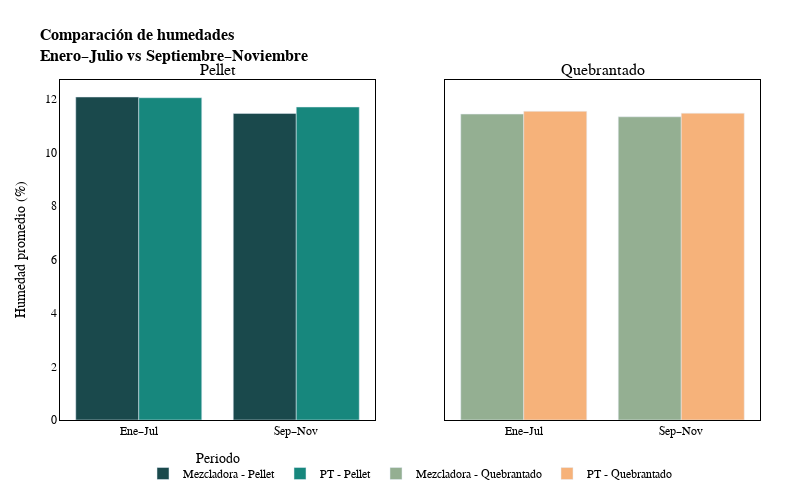

Source (notebook cell):
### Code cell
# Paleta corporativa (misma de antes)
CORPORATE_COLORS = [
    "#1A494C",  # 0
    "#17877D",  # 1
    "#94AF92",  # 2
    "#F6B27A",  # 3
    "#F18F01",  # 4
    "#E4572E",  # 5
    "#6C757D",  # 6
    "#343A40",  # 7
    "#A3CED0",  # 8
]

# Definimos periodos
meses_ene_jul = ["enero", "febrero", "marzo", "abril", "mayo", "junio", "julio"]
meses_sep_nov = ["septiembre", "octubre", "noviembre"]

def resumen_periodos(df_etapa: pd.DataFrame) -> pd.DataFrame:
    df = df_etapa.copy()
    df["periodo"] = np.where(
        df["mes"].isin(meses_ene_jul), "Ene–Jul",
        np.where(df["mes"].isin(meses_sep_nov), "Sep–Nov", np.nan)
    )
    df = df[df["periodo"].notna()]
    # Promedio de humedades por periodo
    resumen = (
        df.groupby("periodo")[["humedad_mezcladora", "humedad_pt"]]
          .mean()
          .reindex(["Ene–Jul", "Sep–Nov"])
    )
    return resumen

# Filtrar por etapa
df_pellet_plot = df_all[df_all["etapa"] == "pellet"]
df_queb_plot   = df_all[df_all["etapa"] == "quebrantado"]

res_pellet = resumen_periodos(df_pellet_plot)
res_queb   = resumen_periodos(df_queb_plot)

# ---------- Figura con subplots 1x2 ----------
fig = make_subplots(
    rows=1,
    cols=2,
    shared_yaxes=True,
    subplot_titles=("Pellet", "Quebrantado"),
)

periodos = ["Ene–Jul", "Sep–Nov"]

# ----- Subplot 1: Pellet -----
fig.add_trace(
    go.Bar(
        x=periodos,
        y=res_pellet["humedad_mezcladora"],
        name="Mezcladora - Pellet",
        marker=dict(color=CORPORATE_COLORS[0]),
    ),
    row=1, col=1
)

fig.add_trace(
    go.Bar(
        x=periodos,
        y=res_pellet["humedad_pt"],
        name="PT - Pellet",
        marker=dict(color=CORPORATE_COLORS[1]),
    ),
    row=1, col=1
)

# ----- Subplot 2: Quebrantado -----
fig.add_trace(
    go.Bar(
        x=periodos,
        y=res_queb["humedad_mezcladora"],
        name="Mezcladora - Quebrantado",
        marker=dict(color=CORPORATE_COLORS[2]),
    ),
    row=1, col=2
)

fig.add_trace(
    go.Bar(
        x=periodos,
        y=res_queb["humedad_pt"],
        name="PT - Quebrantado",
        marker=dict(color=CORPORATE_COLORS[3]),
    ),
    row=1, col=2
)

# ---------- Estilo corporativo ----------
fig.update_layout(
    title="<b>Comparación de humedades<br>Enero–Julio vs Septiembre–Noviembre</b>",
    xaxis_title="Periodo",
    yaxis_title="Humedad promedio (%)",
    plot_bgcolor="white",
    paper_bgcolor="white",
    width=800,
    height=500,
    barmode="group",
    font=dict(
        family="Arial",
        size=12,
        color="black",
    ),
    title_font=dict(
        family="Arial",
        size=16,
        color="black",
    ),
    legend=dict(
        orientation="h",
        yanchor="bottom",
        y=-0.2,
        xanchor="center",
        x=0.5,
        font=dict(color="black"),
    ),
    margin=dict(l=60, r=40, t=80, b=80),
)

# Recuadro negro en todos los ejes
fig.update_xaxes(
    showline=True,
    linecolor="black",
    mirror=True,
    tickfont=dict(color="black"),
    titlefont=dict(color="black"),
)
fig.update_yaxes(
    showline=True,
    linecolor="black",
    mirror=True,
    zeroline=False,
    tickfont=dict(color="black"),
    titlefont=dict(color="black"),
)

fig.show()
s3.save_plotly_html(fig, "humedades_pellet_quebrantado_subplot.html")

### Figure 1 — Plotly figure (JSON) as saved in the notebook; plotly's stock layout.template omitted (floating-point values rounded to 4 significant figures)
{"data": [{"marker": {"color": "#1A494C"}, "name": "Mezcladora - Pellet", "type": "bar", "x": ["Ene–Jul", "Sep–Nov"], "xaxis": "x", "y": [12.08, 11.46], "yaxis": "y"}, {"marker": {"color": "#17877D"}, "name": "PT - Pellet", "type": "bar", "x": ["Ene–Jul", "Sep–Nov"], "xaxis": "x", "y": [12.05, 11.7], "yaxis": "y"}, {"marker": {"color": "#94AF92"}, "name": "Mezcladora - Quebrantado", "type": "bar", "x": ["Ene–Jul", "Sep–Nov"], "xaxis": "x2", "y": [11.44, 11.34], "yaxis": "y2"}, {"marker": {"color": "#F6B27A"}, "name": "PT - Quebrantado", "type": "bar", "x": ["Ene–Jul", "Sep–Nov"], "xaxis": "x2", "y": [11.54, 11.47], "yaxis": "y2"}], "layout": {"annotations": [{"font": {"size": 16}, "showarrow": false, "text": "Pellet", "x": 0.225, "xanchor": "center", "xref": "paper", "y": 1, "yanchor": "bottom", "yref": "paper"}, {"font": {"size": 16}, "showarrow": false, "text": "Quebrantado", "x": 0.775, "xanchor": "center", "xref": "paper", "y": 1, "yanchor": "bottom", "yref": "paper"}], "barmode": "group", "font": {"color": "black", "family": "Arial", "size": 12}, "height": 500, "legend": {"font": {"color": "black"}, "orientation": "h", "x": 0.5, "xanchor": "center", "y": -0.2, "yanchor": "bottom"}, "margin": {"b": 80, "l": 60, "r": 40, "t": 80}, "paper_bgcolor": "white", "plot_bgcolor": "white", "title": {"font": {"color": "black", "family": "Arial", "size": 16}, "text": "<b>Comparación de humedades<br>Enero–Julio vs Septiembre–Noviembre</b>"}, "width": 800, "xaxis": {"anchor": "y", "domain": [0, 0.45], "linecolor": "black", "mirror": true, "showline": true, "tickfont": {"color": "black"}, "title": {"font": {"color": "black"}, "text": "Periodo"}}, "xaxis2": {"anchor": "y2", "domain": [0.55, 1], "linecolor": "black", "mirror": true, "showline": true, "tickfont": {"color": "black"}, "title": {"font": {"color": "black"}}}, "yaxis": {"anchor": "x", "domain": [0, 1], "linecolor": "black", "mirror": true, "showline": true, "tickfont": {"color": "black"}, "title": {"font": {"color": "black"}, "text": "Humedad promedio (%)"}, "zeroline": false}, "yaxis2": {"anchor": "x2", "domain": [0, 1], "linecolor": "black", "matches": "y", "mirror": true, "showline": true, "showticklabels": false, "tickfont": {"color": "black"}, "title": {"font": {"color": "black"}}, "zeroline": false}}}
